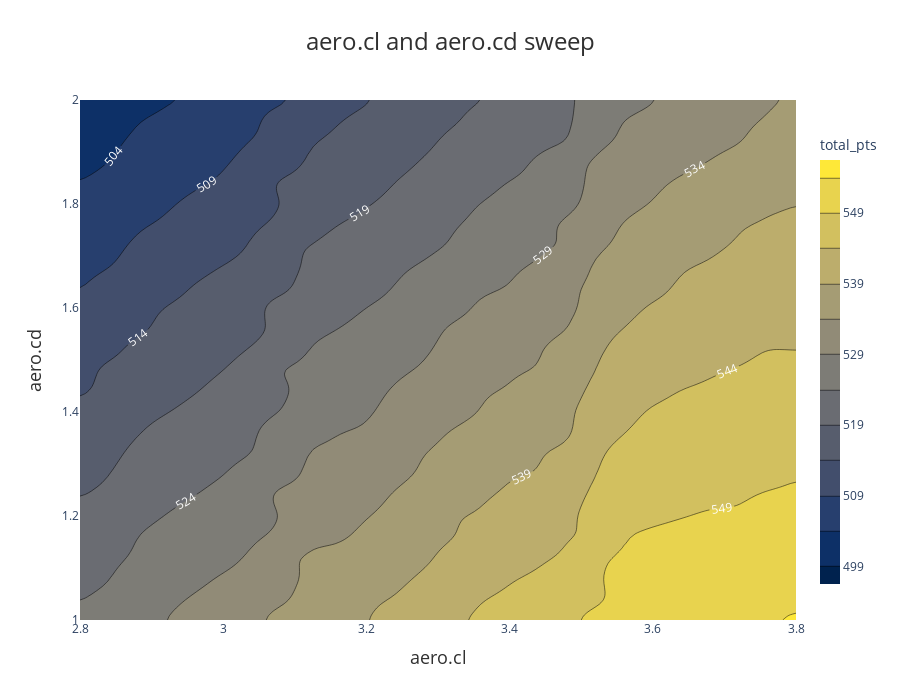

Here is the notebook cell this chart was saved with:
### Markdown cell above
For 2-parameter sweep results, we have a choice between two types of graphs to represent the data. Call either .plot_contour() or .plot_surface(). Again, the target variable is by default total points, but can be controlled by passing an argument like z_var="endurance_pts".

### Code cell
aero_results.plot_contour()

### Figure 1 — Plotly figure (JSON) as saved in the notebook; plotly's stock layout.template omitted (floating-point values rounded to 4 significant figures; data arrays with more than 128 entries replaced by an {"elided": "..."} marker saying what was removed)
{"data": [{"colorbar": {"len": 0.9, "thickness": 20, "tickfont": {"size": 12}, "tickformat": ".0f", "title": {"font": {"size": 14}, "text": "total_pts"}}, "colorscale": [[0, "#00224e"], [0.1111, "#123570"], [0.2222, "#3b496c"], [0.3333, "#575d6d"], [0.4444, "#707173"], [0.5556, "#8a8678"], [0.6667, "#a59c74"], [0.7778, "#c3b369"], [0.8889, "#e1cc55"], [1, "#fee838"]], "contours": {"end": 554, "labelfont": {"color": "white", "size": 12}, "labelformat": ".0f", "showlabels": true, "size": 5, "start": 499}, "hovertemplate": "aero.cl: %{x:.2f}<br>aero.cd: %{y:.2f}<br>total_pts: %{z:.2f}<extra></extra>", "type": "contour", "x": {"elided": "130 float values"}, "y": {"elided": "130 float values"}, "z": {"elided": "130x130 float values"}}], "layout": {"height": 700, "margin": {"b": 80, "l": 80, "r": 80, "t": 100}, "plot_bgcolor": "rgba(240, 240, 240, 0.8)", "title": {"font": {"color": "#303030", "size": 24}, "text": "aero.cl and aero.cd sweep", "x": 0.5, "xanchor": "center"}, "width": 900, "xaxis": {"title": {"font": {"color": "#303030", "size": 18}, "text": "aero.cl"}}, "yaxis": {"title": {"font": {"color": "#303030", "size": 18}, "text": "aero.cd"}}}}
